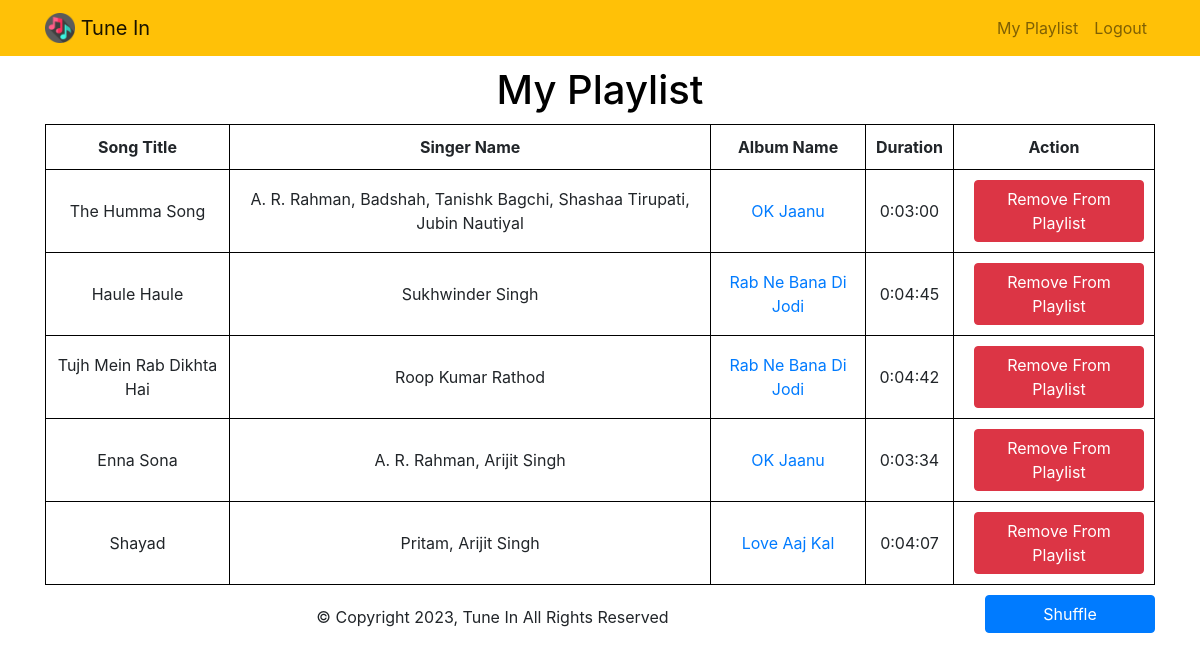
Page /my-playlists/ (signed in) on the committed database.
### musicPlayer/models.py (models this page shows, shortened)
class Song(models.Model):
    song_title = models.CharField(max_length=100)
    singer_name = models.CharField(max_length=100)
    album_name = models.CharField(max_length=100)
    duration = models.DurationField(null=True, blank=True)

### musicPlayer/views.py (the view, shortened to what this page needs)
# urls.py: path('my-playlists/', views.myplaylists, name='myplaylists'),
def myplaylists(request):
    songs = Song.objects.filter(playlist__user=request.user).distinct()
    lensongs = len(songs)
    context = {'songs': songs, 'lensongs': lensongs}
    return render(request, 'myplaylists.html', context=context)

### musicPlayer/templates/myplaylists.html (shortened to what this page needs)
{% extends "base.html" %}
{% block content %}
    <div style="margin: 10px auto; width: 90%;">
        <h1 style="text-align: center;">My Playlist</h1>
    </div>
    {% if lensongs > 0 %}
    <table style="width: 100%; text-align: center;">
        <tr>
            <th>Song Title</th>
            <th>Singer Name</th>
            <th>Album Name</th>
            <th>Duration</th>
            {% if user.is_authenticated %}
            <th colspan="2" >Action</th>
            {% endif %}
        </tr>
        {% for song in songs %}
        <tr>
            <td>{{  song.song_title }}</td>
            <td>{{  song.singer_name }}</td>
            <td><a href="{% url 'album' song.album_name  %}">{{  song.album_name }}</a></td>
            <td>{{  song.duration }}</td>
            {% if user.is_authenticated %}
            <td>
                <form method="post">
                    <button style="margin-left: 10px;width: 170px;" type="submit" name={{song.id}} class="btn btn-danger">
                        Remove From Playlist
                    </button>
                </form>
            </td>
            {% endif %}
        </tr>
        {% endfor %}
    </table>
    {% endif %}
    <form method="post">
        <button style="width: 170px;position: relative;float: right;top: 10px;" type="submit" name="Shuffle" class="btn btn-primary">
            Shuffle
        </button>
    </form>
{% endblock %}

### musicPlayer/static/style.css (style rules this page uses)
h1 { color: black; }
table, th, td { border: 1px solid black; border-collapse: collapse; padding: 10px }

### rows in the picture
Song: song_title "The Humma Song", singer_name "A. R. Rahman, Badshah, Tanishk Bagchi, Shashaa Tirupati, Jubin Nautiyal", album_name "OK Jaanu", duration "0:03:00"
Song: song_title "Haule Haule", singer_name "Sukhwinder Singh", album_name "Rab Ne Bana Di Jodi", duration "0:04:45"
Song: song_title "Tujh Mein Rab Dikhta Hai", singer_name "Roop Kumar Rathod", album_name "Rab Ne Bana Di Jodi", duration "0:04:42", {{ song.id }} 1 (drawn)
Song: song_title "Enna Sona", singer_name "A. R. Rahman, Arijit Singh", album_name "OK Jaanu", duration "0:03:34"
Song: song_title "Shayad", singer_name "Pritam, Arijit Singh", album_name "Love Aaj Kal", duration "0:04:07"
